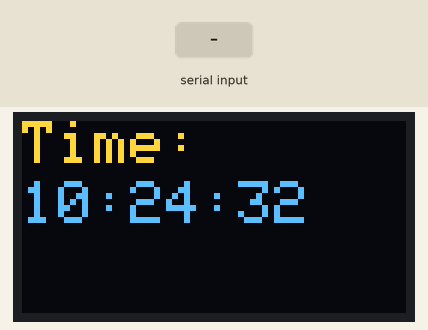
Simulated run of this sketch. Board: ESP32. Parts: 128×64 one-colour display. The test bench sets the inputs (shaded band). The OLED is the two-colour kind (top 16 rows yellow); WiFi joins after 1.5 s; servers stay silent unless stated; network time is answered at once with the bench clock; the local clock reads 2024-03-15 10:24:30 at power-on unless the sketch sets it; nothing arrives over Bluetooth unless stated; what the sketch prints to the serial monitor is not drawn.

Above: at 2.1 s.
At 3.2 s:
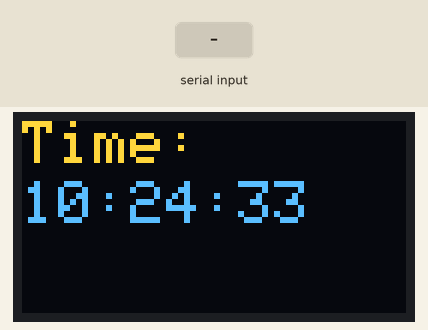
3.3 s: "REMINDER:\n" received over the second serial link
At 4.9 s:
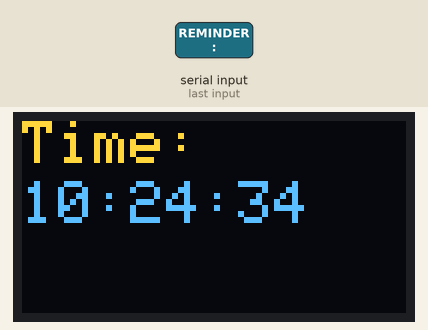
6.6 s: "1\n" received over the second serial link
Timing chart, 0 to 9.6 s (numbered marks = the images above; inputs shaded):
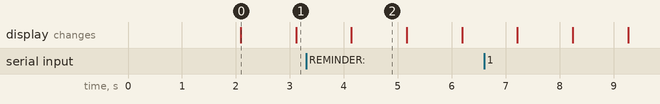

The sketch:

reminderDigitalClock.ino
```cpp
#include <Wire.h>
#include <Adafruit_GFX.h>
#include <Adafruit_SSD1306.h>
#include <WiFi.h>
#include <NTPClient.h>
#include <WiFiUdp.h>
#include <BluetoothSerial.h>

// OLED display configuration
#define SCREEN_WIDTH 128
#define SCREEN_HEIGHT 64
#define OLED_RESET -1
Adafruit_SSD1306 display(SCREEN_WIDTH, SCREEN_HEIGHT, &Wire, OLED_RESET);

// WiFi credentials
const char* ssid = "TabishTP-Link_B736";
const char* password = "Zainabu@01";

// Timezone offset in seconds (e.g., 5 hours * 3600 seconds/hour for UTC+5)
const long utcOffsetInSeconds = 2 * 3600;

// NTP client configuration
WiFiUDP ntpUDP;
NTPClient timeClient(ntpUDP, "pool.ntp.org", utcOffsetInSeconds, 60000);

// Bluetooth Serial
BluetoothSerial SerialBT;

// Reminder structure
struct Reminder {
  String time;
  String message;
};

Reminder reminders[5]; // Array to store reminders, reduced size for memory optimization
int reminderCount = 0;

void setup() {
  Serial.begin(115200);
  SerialBT.begin("TABISH_Calendar"); // Bluetooth device name

  // Initialize the OLED display
  if (!display.begin(SSD1306_SWITCHCAPVCC, 0x3C)) {
    Serial.println(F("SSD1306 allocation failed"));
    for (;;);
  }

  // Connect to Wi-Fi
  WiFi.begin(ssid, password);
  while (WiFi.status() != WL_CONNECTED) {
    delay(1000);
    Serial.println("Connecting to WiFi...");
  }
  Serial.println("Connected to WiFi");

  // Initialize NTP client
  timeClient.begin();

  // Clear display buffer
  display.clearDisplay();
}

void loop() {
  // Update NTP client
  timeClient.update();

  // Get current time
  String formattedTime = timeClient.getFormattedTime();

  // Display time on OLED
  display.clearDisplay();
  display.setTextSize(2);
  display.setTextColor(SSD1306_WHITE);
  display.setCursor(0, 0);
  display.print("Time:");
  display.setCursor(0, 20);
  display.print(formattedTime);

  // Display reminders
  display.setTextSize(1);
  display.setCursor(0, 40);
  for (int i = 0; i < reminderCount; i++) {
    display.print("R" + String(i+1) + ": " + reminders[i].message);
    display.setCursor(0, 50 + i*10);
  }

  display.display();

  // Check for Bluetooth data
  if (SerialBT.available()) {
    String received = SerialBT.readStringUntil('\n');
    Serial.println("Received: " + received);
    processBluetoothCommand(received);
  }

  // Check for reminders to delete
  checkReminders(formattedTime);

  delay(1000);
}

// Function to add a reminder
void addReminder(String time, String message) {
  if (reminderCount < 5) {
    reminders[reminderCount].time = time;
    reminders[reminderCount].message = message;
    reminderCount++;
  } else {
    Serial.println("Reminder list full");
  }
}

// Function to delete a reminder
void deleteReminder(int index) {
  if (index < 0 || index >= reminderCount) return;
  for (int i = index; i < reminderCount - 1; i++) {
    reminders[i] = reminders[i + 1];
  }
  reminderCount--;
}

void processBluetoothCommand(String command) {
  // Expected format: "REMINDER:hh:mm:ss:message"
  if (command.startsWith("REMINDER:")) {
    String time = command.substring(9, 17);
    String message = command.substring(18);
    addReminder(time, message);
    Serial.println("Reminder added: " + message);
  }
}

void checkReminders(String currentTime) {
  for (int i = 0; i < reminderCount; i++) {
    if (currentTime >= reminders[i].time) {
      Serial.println("Deleting reminder: " + reminders[i].message);
      deleteReminder(i);
      i--; // Adjust index after deletion
    }
  }
}
```

Measured:
- what the display in image 0 shows lasts 1.0 s, from 2.1 s to 3.1 s
